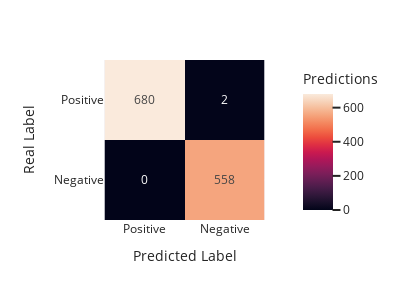

Notebook source saved alongside this figure:
### Code cell
# model.load_state_dict(torch.load('models\LSTMHarmonic_weights_R3Currents.pth'))
print(conf_matrix_total)
metrics = conf_matrix_metrics(conf_matrix_total)
print_metrics(metrics)
plot_confusion_matrix(metrics)

### Figure 1 — Plotly figure (JSON) as saved in the notebook; plotly's stock layout.template omitted (floating-point values rounded to 4 significant figures)
{"data": [{"coloraxis": "coloraxis", "hovertemplate": "Predicted Label: %{x}<br>Real Label: %{y}<br>Predictions: %{z}<extra></extra>", "name": "0", "texttemplate": "%{z}", "type": "heatmap", "x": ["Positive", "Negative"], "xaxis": "x", "y": ["Positive", "Negative"], "yaxis": "y", "z": [[680, 2], [0, 558]]}], "layout": {"coloraxis": {"colorbar": {"title": {"text": "Predictions"}}, "colorscale": [[0, "rgb(2,4,25)"], [0.0625, "rgb(24,15,41)"], [0.125, "rgb(47,23,57)"], [0.1875, "rgb(71,28,72)"], [0.25, "rgb(97,30,82)"], [0.3125, "rgb(123,30,89)"], [0.375, "rgb(150,27,91)"], [0.4375, "rgb(177,22,88)"], [0.5, "rgb(203,26,79)"], [0.5625, "rgb(223,47,67)"], [0.625, "rgb(236,76,61)"], [0.6875, "rgb(242,107,73)"], [0.75, "rgb(244,135,95)"], [0.8125, "rgb(245,162,122)"], [0.875, "rgb(246,188,153)"], [0.9375, "rgb(247,212,187)"], [1, "rgb(250,234,220)"]]}, "height": 300, "margin": {"t": 60}, "width": 400, "xaxis": {"anchor": "y", "constrain": "domain", "domain": [0, 1], "scaleanchor": "y", "title": {"text": "Predicted Label"}}, "yaxis": {"anchor": "x", "autorange": "reversed", "constrain": "domain", "domain": [0, 1], "title": {"text": "Real Label"}}}}
